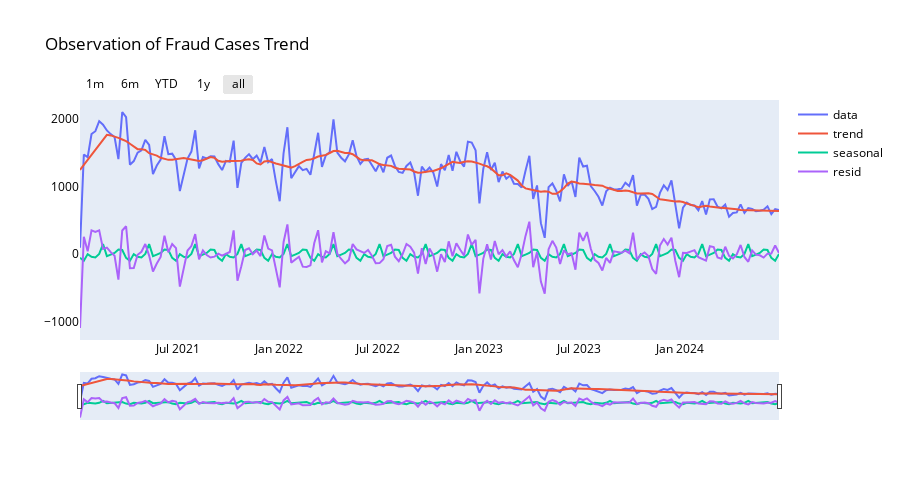

Source (notebook cell):
### Code cell
# Visualize the data
extract_pic = [
    go.Scatter(x=group_clean_data.index, y=extracted_result.observed, name='data'),
    go.Scatter(x=group_clean_data.index, y=extracted_result.trend, name='trend'),
    go.Scatter(x=group_clean_data.index, y=extracted_result.seasonal, name='seasonal'),
    go.Scatter(x=group_clean_data.index, y=extracted_result.resid, name='resid')
]

time_series_vis('Observation of Fraud Cases Trend',extract_pic)

### Figure 1 — Plotly figure (JSON) as saved in the notebook; plotly's stock layout.template omitted (floating-point values rounded to 4 significant figures; data arrays with more than 128 entries replaced by an {"elided": "..."} marker saying what was removed)
{"data": [{"name": "data", "type": "scatter", "x": {"elided": "183 str values"}, "y": {"elided": "183 int values"}}, {"name": "trend", "type": "scatter", "x": {"elided": "183 str values"}, "y": {"elided": "183 float values"}}, {"name": "seasonal", "type": "scatter", "x": {"elided": "183 str values"}, "y": {"elided": "183 float values"}}, {"name": "resid", "type": "scatter", "x": {"elided": "183 str values"}, "y": {"elided": "183 float values"}}], "layout": {"font": {"color": "black"}, "height": 500, "title": {"font": {"color": "black"}, "text": "Observation of Fraud Cases Trend"}, "xaxis": {"gridcolor": "rgba(255, 255, 255, 0.1)", "griddash": "dash", "gridwidth": 0.001, "rangeselector": {"bgcolor": "rgba(255, 255, 255, 0)", "buttons": [{"count": 1, "label": "1m", "step": "month", "stepmode": "backward"}, {"count": 6, "label": "6m", "step": "month", "stepmode": "backward"}, {"count": 1, "label": "YTD", "step": "year", "stepmode": "todate"}, {"count": 1, "label": "1y", "step": "year", "stepmode": "backward"}, {"step": "all"}]}, "rangeslider": {"visible": true}, "showgrid": true, "type": "date", "zeroline": false}, "yaxis": {"gridcolor": "rgba(255, 255, 255, 0.1)", "griddash": "dash", "gridwidth": 0.001, "showgrid": true, "zeroline": false}}}
